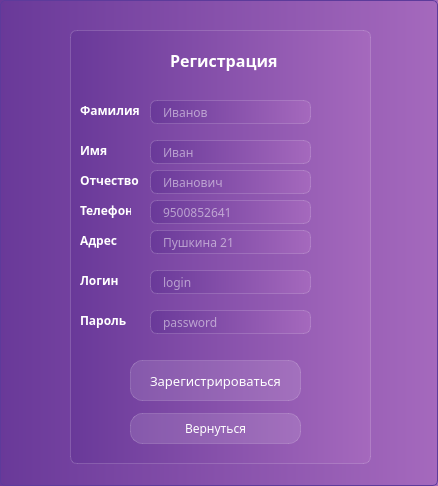
<?xml version="1.0" encoding="UTF-8"?>
<ui version="4.0">
 <class>RegistrWindoww</class>
 <widget class="QDialog" name="RegistrWindoww">
  <property name="geometry">
   <rect>
    <x>0</x>
    <y>0</y>
    <width>438</width>
    <height>486</height>
   </rect>
  </property>
  <property name="minimumSize">
   <size>
    <width>438</width>
    <height>486</height>
   </size>
  </property>
  <property name="maximumSize">
   <size>
    <width>438</width>
    <height>486</height>
   </size>
  </property>
  <property name="windowTitle">
   <string>Dialog</string>
  </property>
  <property name="styleSheet">
   <string notr="true">background-color:  qlineargradient( spread:pad,  x1:0, y1:0, x2:1, y2:0,  stop:0 rgba(105, 57, 153, 255),  stop:1 rgba(165, 105, 189, 255));  border: 1px solid #5D3B9B;  border-radius: 5px;
font-family: Everlasting;</string>
  </property>
  <widget class="QFrame" name="frame">
   <property name="geometry">
    <rect>
     <x>70</x>
     <y>30</y>
     <width>301</width>
     <height>434</height>
    </rect>
   </property>
   <property name="styleSheet">
    <string notr="true">backgroud-color: rgba(255, 255, 255, 30);
border: 1px solid rgba(255, 255, 255, 40);
border-radius: 7px;</string>
   </property>
   <widget class="QLineEdit" name="lineEdit_4">
    <property name="geometry">
     <rect>
      <x>80</x>
      <y>170</y>
      <width>161</width>
      <height>24</height>
     </rect>
    </property>
    <property name="styleSheet">
     <string notr="true">color:white;
padding-left: 10px;</string>
    </property>
    <property name="maxLength">
     <number>12</number>
    </property>
    <property name="placeholderText">
     <string>9500852641</string>
    </property>
   </widget>
   <widget class="QPushButton" name="Return_button_Clicked">
    <property name="geometry">
     <rect>
      <x>60</x>
      <y>383</y>
      <width>171</width>
      <height>31</height>
     </rect>
    </property>
    <property name="styleSheet">
     <string notr="true">QPushButton {
color: white;
background-color: rgba(255,255,255,30);
border: 1px solid rgba(255,255,255,40);
border-radius: 12px;
} 
QPushButton:hover{
background-color: rgba(255,255,255,40);
}

QPushButton:pressed{
background-color: rgba(255,255,255,70);
}</string>
    </property>
    <property name="text">
     <string>Вернуться</string>
    </property>
   </widget>
   <widget class="QLineEdit" name="lineEdit_2">
    <property name="geometry">
     <rect>
      <x>80</x>
      <y>110</y>
      <width>161</width>
      <height>24</height>
     </rect>
    </property>
    <property name="styleSheet">
     <string notr="true">color:white;
padding-left: 10px;</string>
    </property>
    <property name="maxLength">
     <number>30</number>
    </property>
    <property name="placeholderText">
     <string>Иван</string>
    </property>
   </widget>
   <widget class="QPushButton" name="reg_button_Clicked">
    <property name="geometry">
     <rect>
      <x>60</x>
      <y>330</y>
      <width>171</width>
      <height>41</height>
     </rect>
    </property>
    <property name="styleSheet">
     <string notr="true">QPushButton {
color: white;
background-color: rgba(255,255,255,30);
border: 1px solid rgba(255,255,255,40);
border-radius: 12px;
font-size: 10pt;
} 
QPushButton:hover{
background-color: rgba(255,255,255,40);
}

QPushButton:pressed{
background-color: rgba(255,255,255,70);
}</string>
    </property>
    <property name="text">
     <string>Зарегистрироваться</string>
    </property>
   </widget>
   <widget class="QLineEdit" name="lineEdit">
    <property name="geometry">
     <rect>
      <x>80</x>
      <y>70</y>
      <width>161</width>
      <height>24</height>
     </rect>
    </property>
    <property name="styleSheet">
     <string notr="true">color:white;
padding-left: 10px;</string>
    </property>
    <property name="maxLength">
     <number>30</number>
    </property>
    <property name="placeholderText">
     <string>Иванов</string>
    </property>
   </widget>
   <widget class="QLineEdit" name="lineEdit_3">
    <property name="geometry">
     <rect>
      <x>80</x>
      <y>140</y>
      <width>161</width>
      <height>24</height>
     </rect>
    </property>
    <property name="styleSheet">
     <string notr="true">color:white;
padding-left: 10px;</string>
    </property>
    <property name="maxLength">
     <number>30</number>
    </property>
    <property name="placeholderText">
     <string>Иванович</string>
    </property>
   </widget>
   <widget class="QLabel" name="label">
    <property name="geometry">
     <rect>
      <x>100</x>
      <y>20</y>
      <width>121</width>
      <height>21</height>
     </rect>
    </property>
    <property name="styleSheet">
     <string notr="true">color: white;
font-weight: bold;
border: none;
font-size: 12pt;
background-color: none;</string>
    </property>
    <property name="text">
     <string>Регистрация</string>
    </property>
   </widget>
   <widget class="QLineEdit" name="lineEdit_5">
    <property name="geometry">
     <rect>
      <x>80</x>
      <y>200</y>
      <width>161</width>
      <height>24</height>
     </rect>
    </property>
    <property name="styleSheet">
     <string notr="true">color:white;
padding-left: 10px;</string>
    </property>
    <property name="maxLength">
     <number>50</number>
    </property>
    <property name="placeholderText">
     <string>Пушкина 21</string>
    </property>
   </widget>
   <widget class="QLineEdit" name="lineEdit_6">
    <property name="geometry">
     <rect>
      <x>80</x>
      <y>240</y>
      <width>161</width>
      <height>24</height>
     </rect>
    </property>
    <property name="styleSheet">
     <string notr="true">color:white;
padding-left: 10px;</string>
    </property>
    <property name="maxLength">
     <number>50</number>
    </property>
    <property name="placeholderText">
     <string>login</string>
    </property>
   </widget>
   <widget class="QLineEdit" name="lineEdit_7">
    <property name="geometry">
     <rect>
      <x>80</x>
      <y>280</y>
      <width>161</width>
      <height>24</height>
     </rect>
    </property>
    <property name="styleSheet">
     <string notr="true">color:white;
padding-left: 10px;</string>
    </property>
    <property name="maxLength">
     <number>50</number>
    </property>
    <property name="placeholderText">
     <string>password</string>
    </property>
   </widget>
   <widget class="QLabel" name="label_2">
    <property name="geometry">
     <rect>
      <x>10</x>
      <y>70</y>
      <width>61</width>
      <height>21</height>
     </rect>
    </property>
    <property name="styleSheet">
     <string notr="true">color: white;
font-weight: bold;
font-size: 9pt;
border: none;
background-color: none;</string>
    </property>
    <property name="text">
     <string>Фамилия</string>
    </property>
   </widget>
   <widget class="QLabel" name="label_3">
    <property name="geometry">
     <rect>
      <x>10</x>
      <y>110</y>
      <width>41</width>
      <height>21</height>
     </rect>
    </property>
    <property name="styleSheet">
     <string notr="true">color: white;
font-weight: bold;
font-size: 9pt;
border: none;
background-color: none;</string>
    </property>
    <property name="text">
     <string>Имя</string>
    </property>
   </widget>
   <widget class="QLabel" name="label_4">
    <property name="geometry">
     <rect>
      <x>10</x>
      <y>140</y>
      <width>61</width>
      <height>21</height>
     </rect>
    </property>
    <property name="styleSheet">
     <string notr="true">color: white;
font-weight: bold;
font-size: 9pt;
border: none;
background-color: none;</string>
    </property>
    <property name="text">
     <string>Отчество</string>
    </property>
   </widget>
   <widget class="QLabel" name="label_6">
    <property name="geometry">
     <rect>
      <x>10</x>
      <y>170</y>
      <width>51</width>
      <height>21</height>
     </rect>
    </property>
    <property name="styleSheet">
     <string notr="true">color: white;
font-weight: bold;
font-size: 9pt;
border: none;
background-color: none;</string>
    </property>
    <property name="text">
     <string>Телефон</string>
    </property>
   </widget>
   <widget class="QLabel" name="label_7">
    <property name="geometry">
     <rect>
      <x>10</x>
      <y>200</y>
      <width>41</width>
      <height>21</height>
     </rect>
    </property>
    <property name="styleSheet">
     <string notr="true">color: white;
font-weight: bold;
font-size: 9pt;
border: none;
background-color: none;</string>
    </property>
    <property name="text">
     <string>Адрес </string>
    </property>
   </widget>
   <widget class="QLabel" name="label_8">
    <property name="geometry">
     <rect>
      <x>10</x>
      <y>240</y>
      <width>41</width>
      <height>21</height>
     </rect>
    </property>
    <property name="styleSheet">
     <string notr="true">color: white;
font-weight: bold;
font-size: 9pt;
border: none;
background-color: none;</string>
    </property>
    <property name="text">
     <string>Логин</string>
    </property>
   </widget>
   <widget class="QLabel" name="label_9">
    <property name="geometry">
     <rect>
      <x>10</x>
      <y>280</y>
      <width>51</width>
      <height>21</height>
     </rect>
    </property>
    <property name="styleSheet">
     <string notr="true">color: white;
font-weight: bold;
font-size: 9pt;
border: none;
background-color: none;</string>
    </property>
    <property name="text">
     <string>Пароль</string>
    </property>
   </widget>
  </widget>
 </widget>
 <resources/>
 <connections/>
</ui>
